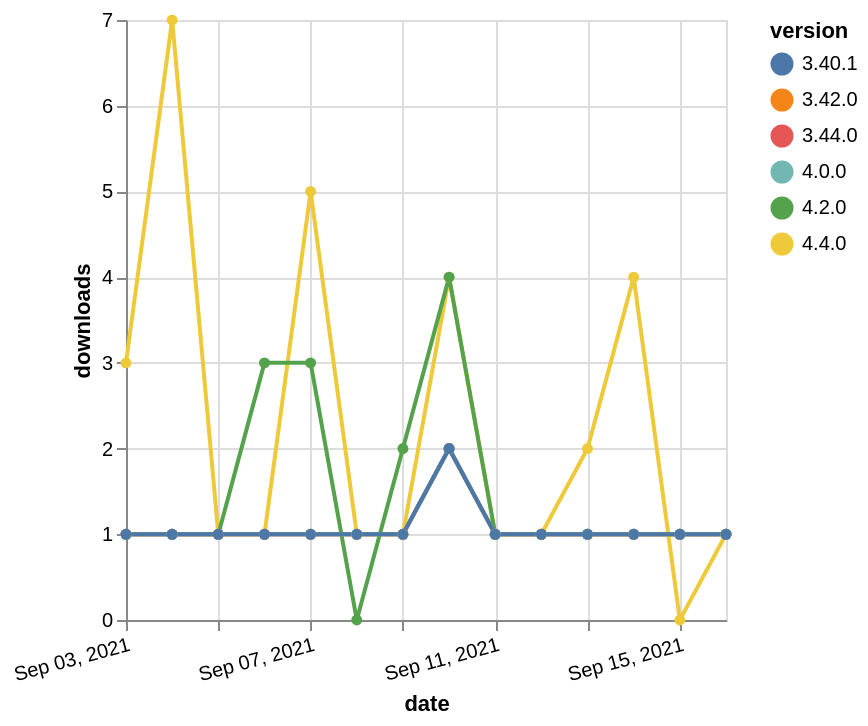

Describe this chart as a Vega-Lite specification.
### Vega-Lite specification from a JSON file in a GitHub repository (floating-point values rounded to 4 significant figures)
{"$schema": "https://vega.github.io/schema/vega-lite/v5.json", "description": "A simple bar chart with embedded data.", "data": {"values": [{"date": "2021-09-03", "total": 320, "delta": 1, "version": "3.44.0"}, {"date": "2021-09-04", "total": 321, "delta": 1, "version": "3.44.0"}, {"date": "2021-09-05", "total": 322, "delta": 1, "version": "3.44.0"}, {"date": "2021-09-06", "total": 323, "delta": 1, "version": "3.44.0"}, {"date": "2021-09-07", "total": 324, "delta": 1, "version": "3.44.0"}, {"date": "2021-09-08", "total": 325, "delta": 1, "version": "3.44.0"}, {"date": "2021-09-09", "total": 326, "delta": 1, "version": "3.44.0"}, {"date": "2021-09-10", "total": 328, "delta": 2, "version": "3.44.0"}, {"date": "2021-09-11", "total": 329, "delta": 1, "version": "3.44.0"}, {"date": "2021-09-12", "total": 330, "delta": 1, "version": "3.44.0"}, {"date": "2021-09-13", "total": 331, "delta": 1, "version": "3.44.0"}, {"date": "2021-09-14", "total": 332, "delta": 1, "version": "3.44.0"}, {"date": "2021-09-15", "total": 333, "delta": 1, "version": "3.44.0"}, {"date": "2021-09-16", "total": 334, "delta": 1, "version": "3.44.0"}, {"date": "2021-09-03", "total": 147, "delta": 3, "version": "4.4.0"}, {"date": "2021-09-04", "total": 154, "delta": 7, "version": "4.4.0"}, {"date": "2021-09-05", "total": 155, "delta": 1, "version": "4.4.0"}, {"date": "2021-09-06", "total": 156, "delta": 1, "version": "4.4.0"}, {"date": "2021-09-07", "total": 161, "delta": 5, "version": "4.4.0"}, {"date": "2021-09-08", "total": 162, "delta": 1, "version": "4.4.0"}, {"date": "2021-09-09", "total": 163, "delta": 1, "version": "4.4.0"}, {"date": "2021-09-10", "total": 167, "delta": 4, "version": "4.4.0"}, {"date": "2021-09-11", "total": 168, "delta": 1, "version": "4.4.0"}, {"date": "2021-09-12", "total": 169, "delta": 1, "version": "4.4.0"}, {"date": "2021-09-13", "total": 171, "delta": 2, "version": "4.4.0"}, {"date": "2021-09-14", "total": 175, "delta": 4, "version": "4.4.0"}, {"date": "2021-09-15", "total": 175, "delta": 0, "version": "4.4.0"}, {"date": "2021-09-16", "total": 176, "delta": 1, "version": "4.4.0"}, {"date": "2021-09-03", "total": 333, "delta": 1, "version": "4.2.0"}, {"date": "2021-09-04", "total": 334, "delta": 1, "version": "4.2.0"}, {"date": "2021-09-05", "total": 335, "delta": 1, "version": "4.2.0"}, {"date": "2021-09-06", "total": 338, "delta": 3, "version": "4.2.0"}, {"date": "2021-09-07", "total": 341, "delta": 3, "version": "4.2.0"}, {"date": "2021-09-08", "total": 341, "delta": 0, "version": "4.2.0"}, {"date": "2021-09-09", "total": 343, "delta": 2, "version": "4.2.0"}, {"date": "2021-09-10", "total": 347, "delta": 4, "version": "4.2.0"}, {"date": "2021-09-11", "total": 348, "delta": 1, "version": "4.2.0"}, {"date": "2021-09-12", "total": 349, "delta": 1, "version": "4.2.0"}, {"date": "2021-09-13", "total": 350, "delta": 1, "version": "4.2.0"}, {"date": "2021-09-14", "total": 351, "delta": 1, "version": "4.2.0"}, {"date": "2021-09-15", "total": 352, "delta": 1, "version": "4.2.0"}, {"date": "2021-09-16", "total": 353, "delta": 1, "version": "4.2.0"}, {"date": "2021-09-03", "total": 246, "delta": 1, "version": "3.42.0"}, {"date": "2021-09-04", "total": 247, "delta": 1, "version": "3.42.0"}, {"date": "2021-09-05", "total": 248, "delta": 1, "version": "3.42.0"}, {"date": "2021-09-06", "total": 249, "delta": 1, "version": "3.42.0"}, {"date": "2021-09-07", "total": 250, "delta": 1, "version": "3.42.0"}, {"date": "2021-09-08", "total": 251, "delta": 1, "version": "3.42.0"}, {"date": "2021-09-09", "total": 252, "delta": 1, "version": "3.42.0"}, {"date": "2021-09-10", "total": 254, "delta": 2, "version": "3.42.0"}, {"date": "2021-09-11", "total": 255, "delta": 1, "version": "3.42.0"}, {"date": "2021-09-12", "total": 256, "delta": 1, "version": "3.42.0"}, {"date": "2021-09-13", "total": 257, "delta": 1, "version": "3.42.0"}, {"date": "2021-09-14", "total": 258, "delta": 1, "version": "3.42.0"}, {"date": "2021-09-15", "total": 259, "delta": 1, "version": "3.42.0"}, {"date": "2021-09-16", "total": 260, "delta": 1, "version": "3.42.0"}, {"date": "2021-09-03", "total": 240, "delta": 1, "version": "4.0.0"}, {"date": "2021-09-04", "total": 241, "delta": 1, "version": "4.0.0"}, {"date": "2021-09-05", "total": 242, "delta": 1, "version": "4.0.0"}, {"date": "2021-09-06", "total": 243, "delta": 1, "version": "4.0.0"}, {"date": "2021-09-07", "total": 244, "delta": 1, "version": "4.0.0"}, {"date": "2021-09-08", "total": 245, "delta": 1, "version": "4.0.0"}, {"date": "2021-09-09", "total": 246, "delta": 1, "version": "4.0.0"}, {"date": "2021-09-10", "total": 248, "delta": 2, "version": "4.0.0"}, {"date": "2021-09-11", "total": 249, "delta": 1, "version": "4.0.0"}, {"date": "2021-09-12", "total": 250, "delta": 1, "version": "4.0.0"}, {"date": "2021-09-13", "total": 251, "delta": 1, "version": "4.0.0"}, {"date": "2021-09-14", "total": 252, "delta": 1, "version": "4.0.0"}, {"date": "2021-09-15", "total": 253, "delta": 1, "version": "4.0.0"}, {"date": "2021-09-16", "total": 254, "delta": 1, "version": "4.0.0"}, {"date": "2021-09-03", "total": 290, "delta": 1, "version": "3.40.1"}, {"date": "2021-09-04", "total": 291, "delta": 1, "version": "3.40.1"}, {"date": "2021-09-05", "total": 292, "delta": 1, "version": "3.40.1"}, {"date": "2021-09-06", "total": 293, "delta": 1, "version": "3.40.1"}, {"date": "2021-09-07", "total": 294, "delta": 1, "version": "3.40.1"}, {"date": "2021-09-08", "total": 295, "delta": 1, "version": "3.40.1"}, {"date": "2021-09-09", "total": 296, "delta": 1, "version": "3.40.1"}, {"date": "2021-09-10", "total": 298, "delta": 2, "version": "3.40.1"}, {"date": "2021-09-11", "total": 299, "delta": 1, "version": "3.40.1"}, {"date": "2021-09-12", "total": 300, "delta": 1, "version": "3.40.1"}, {"date": "2021-09-13", "total": 301, "delta": 1, "version": "3.40.1"}, {"date": "2021-09-14", "total": 302, "delta": 1, "version": "3.40.1"}, {"date": "2021-09-15", "total": 303, "delta": 1, "version": "3.40.1"}, {"date": "2021-09-16", "total": 304, "delta": 1, "version": "3.40.1"}]}, "width": "container", "mark": {"type": "line", "point": {"filled": true}}, "encoding": {"x": {"field": "date", "type": "temporal", "timeUnit": "yearmonthdate", "title": "date", "axis": {"labelAngle": -15}}, "y": {"field": "delta", "type": "quantitative", "title": "downloads"}, "color": {"field": "version", "type": "nominal"}, "tooltip": {"field": "delta"}}}
